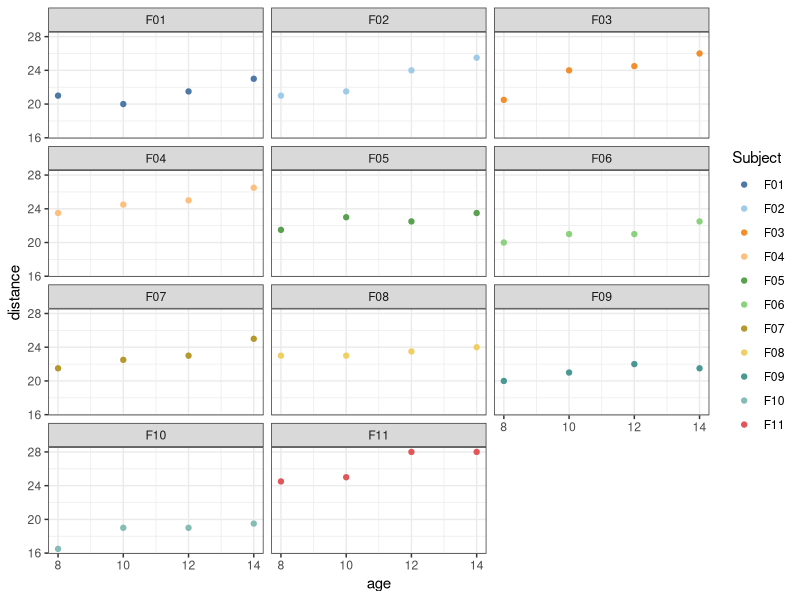
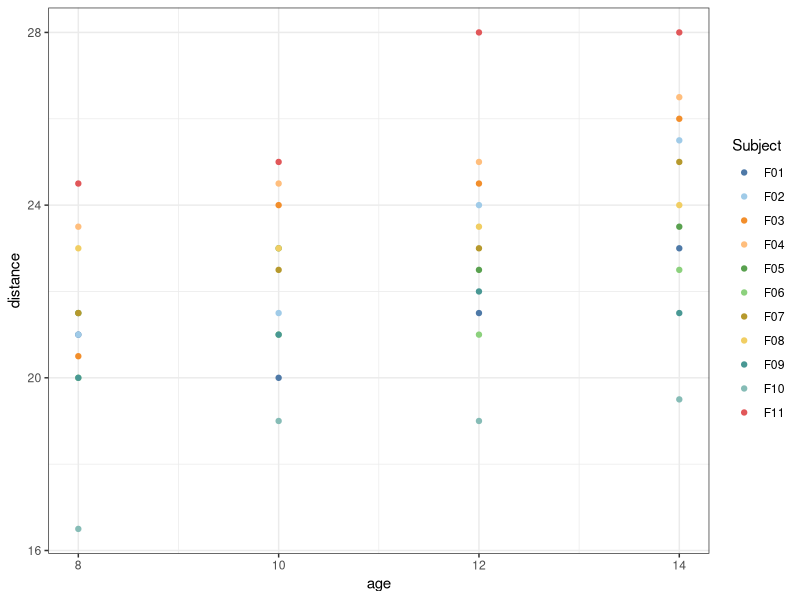
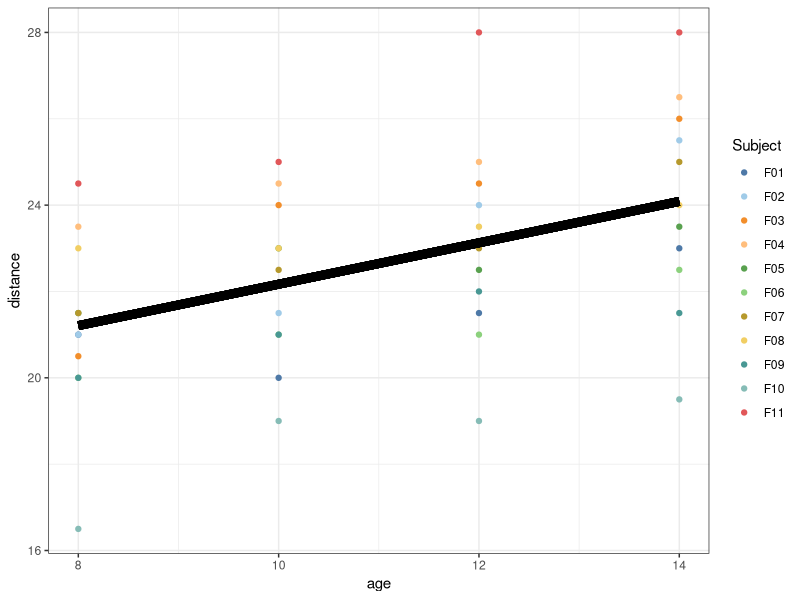
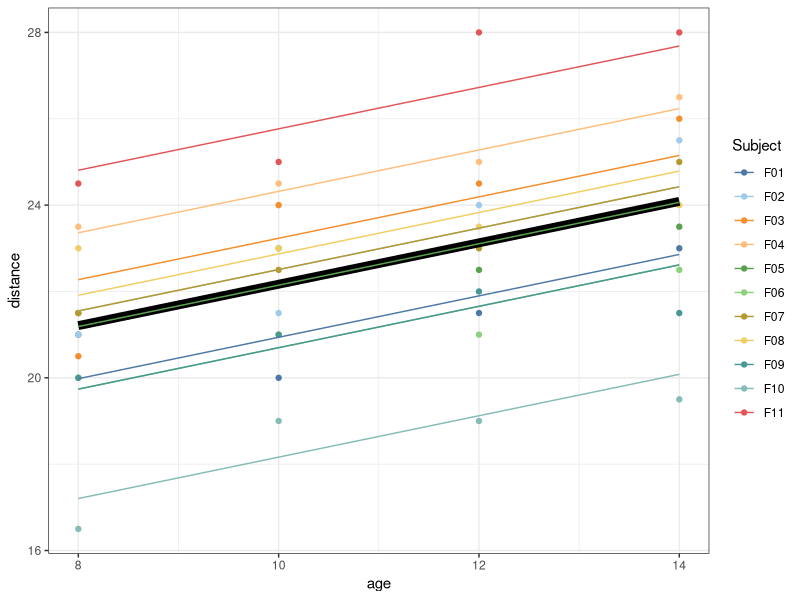
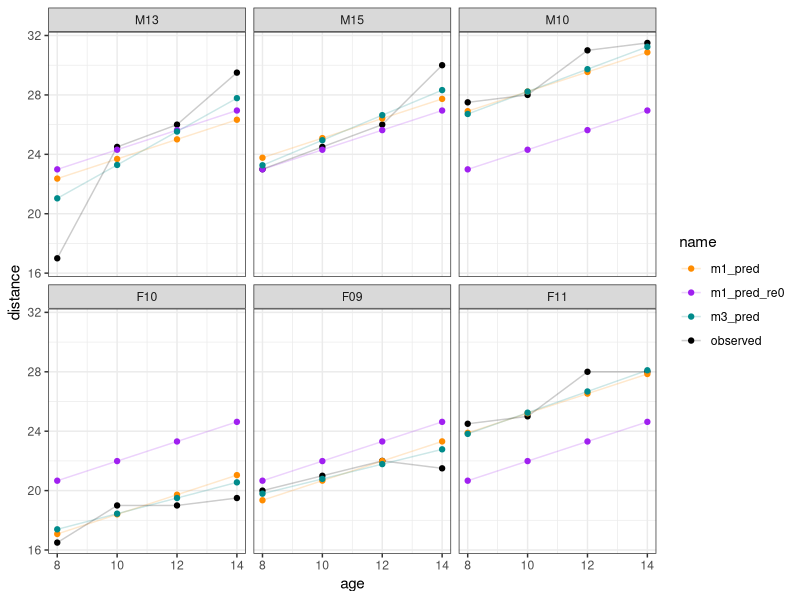

The R source for these figures, in order: (Note: this script raises an error after producing the figures.)

# ---- libs ----


# also require "nlme" for the data
library("lme4")     # linear mixed effect model package
library("lmerTest") # adds p-values to summary of lmer() models
library("tidyr")
library("dplyr")    # data manipulation and pipe (`%>%`)
library("ggplot2")  # plotting
library("ggthemes") # colour palettes for ggplot



# ---- the_data ----

# Investigators at the University of North Carolina Dental School 
# followed the growth of 27 children (16 males, 11 females) 
# from age 8 until age 14. Every two years they measured the 
# distance between the pituitary and the pterygomaxillary fissure (in mm), 
# two points that are easily identified on x-ray exposures of the 
# side of the head.

# load data
data(Orthodont, package = "nlme")

# peak at first 10 rows
head(Orthodont, n = 10)


# ---- subset_data ----

orth_f <-
  Orthodont %>%
  as_tibble(.) %>%
  dplyr::filter(Sex == "Female") %>%
  mutate(Subject = as.character(Subject))

orth_f

# sample size
(n_partic <- length(unique(orth_f$Subject)))
(n_orth <- nrow(orth_f))

# have a look at data
# should always do version of this berfore fitting models!
orth_f %>%
  ggplot(., aes(x = age, y = distance, col = Subject)) +
  facet_wrap(~ Subject, ncol = 3) +
  geom_point() +
  scale_colour_tableau(palette = "Tableau 20") +
  theme_bw() 


# ---- fit_standard_linear_regression ----

### what if we fit a linear regression as before? Why is this not appropriate?

summary(lm(distance ~ 1 + age, data = orth_f))

# fyi this is variance of difference between observed and predicted
2.164 ^ 2 
sigma(lm(distance ~ age, data = orth_f)) ^ 2 # extraced from model instead of output



# ---- fit_standard_linear_regression_(with age as factor) ----

orth_f_age_fct <- 
  orth_f %>% 
  # convert age to factor (categorical variable)
  mutate(age = factor(age))

orth_f_age_fct
orth_f_age_fct$age

# change default level from "8" to "14"
orth_f_age_fct <- 
  orth_f_age_fct %>% 
  mutate(age = relevel(age, ref = "14"))

orth_f_age_fct$age

# coefficients are relative to reference level
summary(lm(distance ~ 1 + age, data = orth_f_age_fct))


# ---- fit_linear_mixed_effects ----

summary(m1_f <- lmer(distance ~ age + (1 | Subject), data = orth_f))
# fyi this is the total variance of difference between observed and 
# (population/fixed) predicted
2.068 ^ 2 + 0.780 ^ 2 


# add LME values to original dataset (ignore, just for plotting)
orth_f <- 
  orth_f %>% 
  mutate(
    ### SAME: 
    # pop_pred = 17.37273 + 0.47955 * age
    pop_pred = predict(m1_f, re.form = ~ 0)
  )
orth_f_ranef <-
  tibble(
    Subject = rownames(ranef(m1_f)$Subject),
    ran_int = ranef(m1_f)$Subject[["(Intercept)"]]
  )
orth_f <- 
  inner_join(orth_f, orth_f_ranef, "Subject") %>%
  mutate(resid_err = distance - (pop_pred + ran_int))


# ---- connect_data_and_model_output ----


# store a plot of the data
fem_plot <-
  orth_f %>%
  ggplot(., aes(x = age, y = distance, col = Subject)) +
  geom_point() +
  scale_colour_tableau(palette = "Tableau 20") +
  theme_bw() 

# "print" basic plot
fem_plot

# now let's add a (population/fixed) predicted line
fem_plot +
  geom_line(aes(y = pop_pred, group = Subject), size = 3, col = "black")


# now have random intercept offsets for each subject 
# as well as (population/fixed) predicted line
fem_plot +
  annotate(
    geom = "segment", 
    x = 8, y = 17.37273 + 0.47955 * 8,
    xend = 14, yend = 17.37273 + 0.47955 * 14,
    size = 3
  ) +
  geom_line(aes(y = pop_pred + ran_int, group = Subject)) 


### question: how does the model values relate to the summary output?!?

summary(m1_f)
# fixef intercept = 17.37273
# fixef slope =  0.47955
# ranef intercept sd: 2.068
orth_f_ranef %>% summarise(ranef_sd = sd(ran_int))
# ranef residual error sd: 0.780
orth_f %>% summarise(resid_sd = sd(resid_err))


tail(orth_f, n = 4)


# ---- different_models_for_full_data ----



summary(m1 <- lmer(distance ~ age + Sex + (1  |Subject), data=Orthodont))
summary(m2 <- lmer(distance ~ age       + (1  |Subject), data=Orthodont))
summary(m3 <- lmer(distance ~ age + Sex + (age|Subject), data=Orthodont))

BIC(m1, m2, m3)
AIC(m1, m2, m3)

## note: re.form = NULL means include all random effects in preds
## note: re.form = NA means IGNORE random effects in preds (i.e. population prediction)
orth_preds <- 
  cbind(
    Orthodont,
    m1_pred     = predict(m1, re.form = NULL),
    m1_pred_re0 = predict(m1, re.form = NA),
    # m2_pred     = predict(m2, re.form = NULL),
    m3_pred     = predict(m3, re.form = NULL)
  )

orth_preds_lng <-
  orth_preds %>%
  pivot_longer(cols = c(distance, m1_pred, m1_pred_re0, m3_pred)) %>% # m2_pred, 
  rename(distance = value) %>%
  mutate(name = ifelse(name == "distance", "observed", name))


orth_preds_lng %>%
  dplyr::filter(Subject %in% c("M10", "M13", "M15", "F09", "F10", "F11")) %>%
  ggplot(., aes(x = age, y = distance, group = name, col = name)) +
    geom_line(alpha = 0.2) +
    geom_point() +
    facet_wrap( ~ Subject) +
    theme_bw() +
    scale_colour_manual(values = c("darkorange", "purple", "cyan4", "black"))


plot(
  1:n_orth, predict(m1, re.form = NULL), col = "orange",
  type = "p", xlab = "obs. number", ylab = "predicted `distance`"
) 
points(1:n_orth, predict(m2, re.form = NULL), col = "dodgerblue", type = "p") 
points(1:n_orth, predict(m3, re.form = NULL), col = "green", type = "p") 
